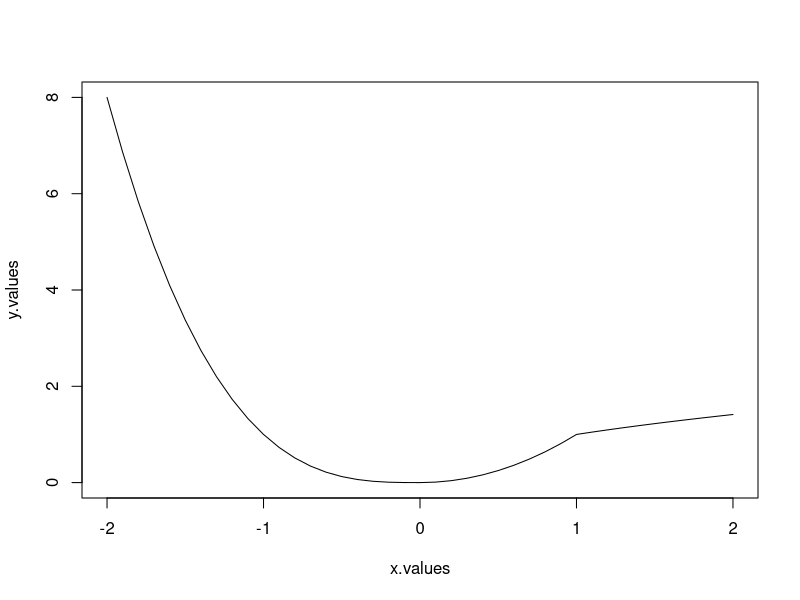
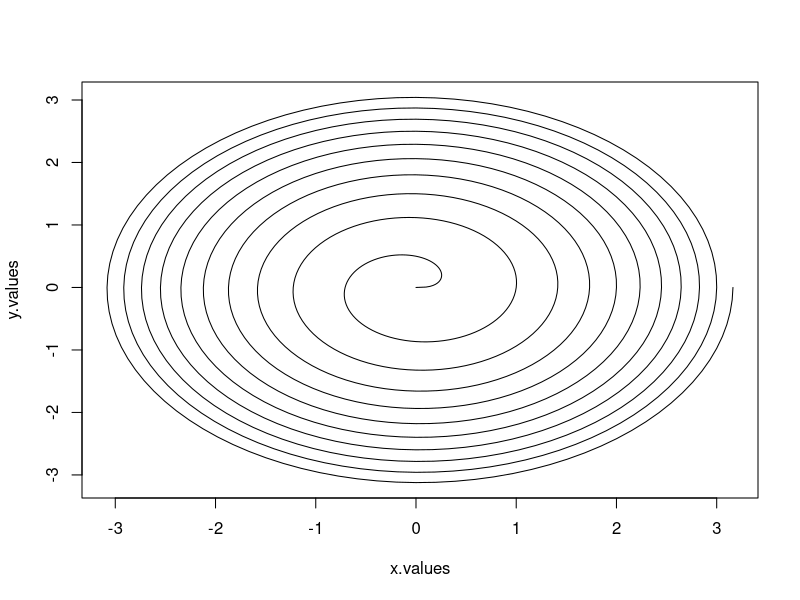

The R source for these figures, in order:
#Assignment# 02
#Statistical Programming with R
#Date: 02/26/2018
#Author: Casey Carr

# Questions: 1, 5, 7, 12, 13

# Question 1: Consider the function y = f(x) such that y = -x^3 for x<= 0, y = x^2 for x in (0,1], y = sqrt(x) for x > 1
#             Supposing that you are given x, write an expression for y using if-statements.
# input: 
x.values <- seq(-2,2,by = 0.1)
# for each x calculate y
n <- length(x.values)
y.values <- rep(0,n)
for (i in 1:n) {
  x <- x.values[i]
  if (x<=0) {
  y = -x^3
} else if (x > 0 && x <= 1) {
  y = x^2
} else {
  y = sqrt(x)
}
 y.values[i] <- y 
}
# output
plot(x.values, y.values, type = 'l')

# Does the plot look like figure 3.2? Do you think f has a derivative at x = 1? x = 0?
# The derivative of f at x = 1 does NOT exist since there exists a "corner" at that point
# The derivative at x = 0 EXISTS 

# Question 5: To rotate a vector (x,y)^T widdershins (anticlockwise) by theta radians, you premultiply it by
#             the matrix (cos(theta) -sin(theta); sin(theta) cos(theta)), where ';' indicates a carriage return to the next row. 
#             Write an R program that does this for you.

rotateVector <- function(vectorToRotate, thetaRadians) {
  rotationMatrix <- matrix(c(cos(thetaRadians), -sin(thetaRadians), sin(thetaRadians), cos(thetaRadians)), byrow = TRUE, ncol = 2)
  result <- rotationMatrix %*% vectorToRotate
  return(result)
}
# enter any vector in R2 and theta in radians to return the rotated solution
rotateVector(c(1,2),pi/2)


# Question 7: How would you find the sum of every third element of a vector X?
vectorA = c(1,2,4,5,6,7,9,10,11,12) # result = 22
sum(vectorA[(1:length(vectorA))%%3==0]) # iterates through vectorA and only sums the elements at indices divisible by 3

' Question 12: The dice game craps is played as follows. The player throws two dice, and if the sum is seven or
eleven, then he wins. If the sum is two, three, or twelve, then he loses. If the sum is anything else, then he 
continues throwing until he either throws that number again (in which case he wins) or he throws a seven
(in which case he loses).
  Write a program to simulate a game of craps. You can use the following snippet of code 
  to simulate the roll of two (fair) die: x <- sum(ceiling(6*runif(2))) 
'
playDice <- function() {
  currentPoint <- sum(ceiling(6*runif(2)))
  
  if (currentPoint == 7 || currentPoint == 11) {
    return("First roll win!")
  
  } else if (currentPoint == 2 || currentPoint == 3 || currentPoint == 12) {
    return("First roll crap out! You lose.")
  } else {
    point <- 0
    while (point != currentPoint) {
      point <- sum(ceiling(6*runif(2)))
      if (point == 7) {
        return("You lose!")
      } else if (point == currentPoint) {
        return("You win!")
      }
    }
  }
}
playDice()

' Question 13: Suppose that (x(t), y(t)) has polar coordinates (sqrt(t),2pi*t). Plot (x(t),y(t)) for t in [0,10]
               Note: in Polar Coordinates we use (r,theta), thus r = sqrt(t), theta = 2*pi*t 
               Therefore, x = rcos(theta) = sqrt(t)*cos(2*pi*t) and
                          y = rsin(theta) = sqrt(t)*sin(2*pi*t)
'
t.values <- seq(0,10, by = 0.01)
n <- length(t.values)
x.values <- rep(0, n) #initalize each of these vectors
y.values <- rep(0, n)
for (i in 1:n) {
  x.values[i] <- sqrt(t.values[i])*cos(2*pi*t.values[i])
  y.values[i] <- sqrt(t.values[i])*sin(2*pi*t.values[i])
}
plot(x.values,y.values, type = "l")
